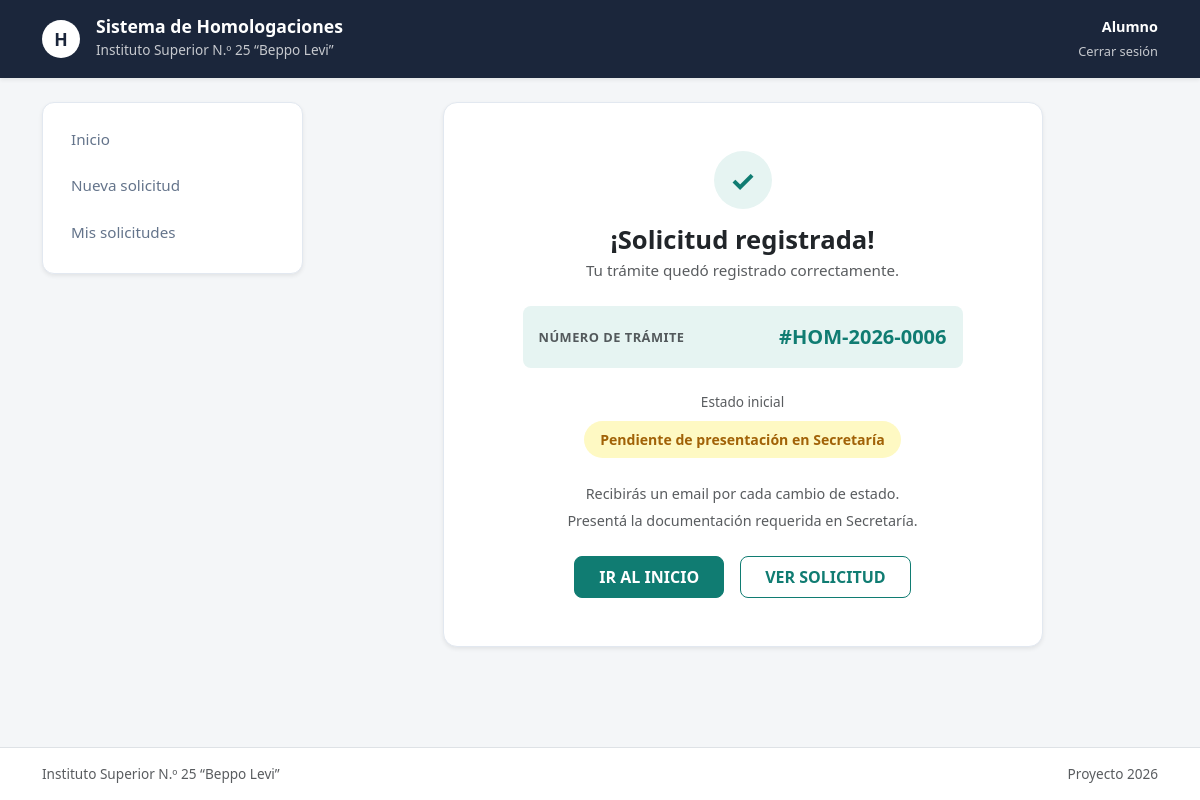
The page /solicitud-confirmacion/6/ (signed in) on the database as committed earlier.
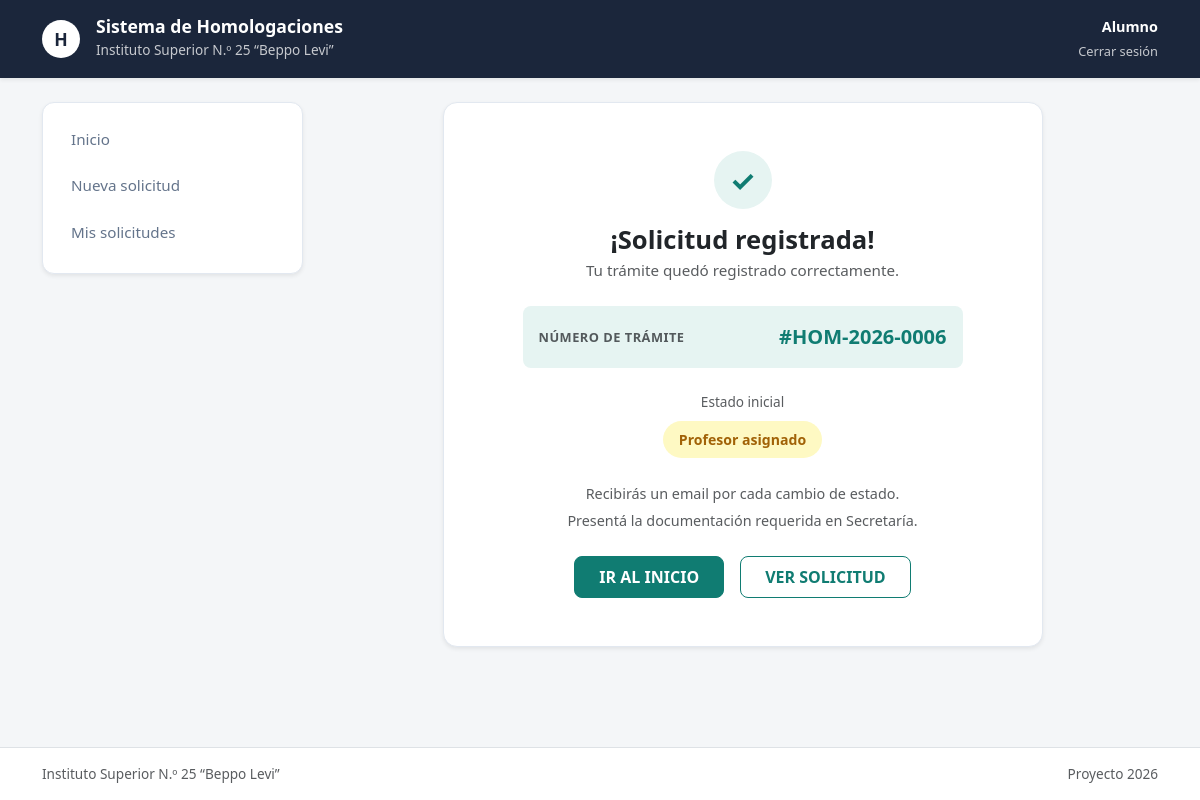
The same page on the database as committed later.
### app1/models.py (models this page shows, shortened)
class SolicitudHomologacion(models.Model):
    ESTADOS = [
        ('PENDIENTE_PRESENTACION', 'Pendiente de presentación en Secretaría'),
        ('DOCUMENTACION_RECIBIDA', 'Documentación recibida'),
        ('PROFESOR_ASIGNADO', 'Profesor asignado'),
        ('EN_EVALUACION', 'En evaluación'),
        ('EVALUACION_FINALIZADA', 'Evaluación finalizada'),
        ('CORRECCION_SOLICITADA', 'Corrección solicitada'),
        ('DICTAMEN_APROBADO', 'Dictamen aprobado'),
        ('HOMOLOGACION_APROBADA', 'Homologación aprobada'),
        ('HOMOLOGACION_RECHAZADA', 'Homologación rechazada'),
    ]
    numero_tramite = models.CharField(max_length=30, unique=True, verbose_name="Número de Trámite")
    alumno = models.ForeignKey(PerfilUsuario, on_delete=models.CASCADE, limit_choices_to={'rol': 'ALUMNO'}, related_name="solicitudes")
    institucion_origen = models.CharField(max_length=200, verbose_name="Institución de Origen")
    carrera_origen = models.CharField(max_length=200, verbose_name="Carrera de Origen")
    analitico_pdf = models.FileField(upload_to="analiticos/", null=True, blank=True, verbose_name="Certificado Analítico")
    programa_origen_pdf = models.FileField(upload_to="programas_origen/", null=True, blank=True, verbose_name="Programa de la Materia de Origen")
    observaciones_alumno = models.TextField(blank=True, null=True, verbose_name="Observaciones del Alumno")
    estado = models.CharField(max_length=30, choices=ESTADOS, default='PENDIENTE_PRESENTACION', verbose_name="Estado de la Solicitud")
    fecha_creacion = models.DateTimeField(auto_now_add=True, verbose_name="Fecha de Creación")
    fecha_actualizacion = models.DateTimeField(auto_now=True, verbose_name="Última Actualización")

### app1/views.py (the view)
# urls.py: path('solicitud-confirmacion/<int:solicitud_id>/', views.solicitud_confirmacion, name='solicitud_confirmacion'),
@login_required(login_url='index')
def solicitud_confirmacion(request, solicitud_id):
    solicitud = get_object_or_404(SolicitudHomologacion, id=solicitud_id, alumno=request.user.perfil)
    return render(request, 'app1/solicitud_confirmacion.html', {'solicitud': solicitud})

### app1/templates/app1/solicitud_confirmacion.html (shortened to what this page needs)
{% extends 'app1/base.html' %}
{% load static %}
{% block usuario_header %}
    <div class="text-end">
        <span class="d-block fw-bold text-white" style="font-size: 0.9rem;">Alumno</span>
        <a href="{% url 'cerrar_sesion' %}" class="text-white text-opacity-75 text-decoration-none" style="font-size: 0.8rem;">
            Cerrar sesión
        </a>
    </div>
{% endblock usuario_header %}
{% block contenido %}
<div class="row g-4">
    <div class="col-12 col-md-3">
        <div class="sidebar-nav shadow-sm">
            <a href="{% url 'panel_alumno' %}" class="sidebar-link">Inicio</a>
            <a href="{% url 'nueva_solicitud' %}" class="sidebar-link">Nueva solicitud</a>
            <a href="{% url 'mis_solicitudes' %}" class="sidebar-link">Mis solicitudes</a>
        </div>
    </div>
    <div class="col-12 col-md-9">
        <div class="card-homolotec shadow-sm text-center py-5 px-4" style="max-width: 600px; margin: 0 auto;">
            <div class="d-inline-flex align-items-center justify-content-center rounded-circle mb-3"
                 style="width: 58px; height: 58px; background-color: #e6f4f2; color: #107c72; font-size: 1.8rem; font-weight: bold;">
                ✓
            </div>
            <h3 class="fw-bold text-dark mb-1" style="font-size: 1.6rem;">¡Solicitud registrada!</h3>
            <p class="text-muted mb-4" style="font-size: 0.95rem;">Tu trámite quedó registrado correctamente.</p>
            <div class="mx-auto p-3 mb-4 rounded-3 d-flex justify-content-between align-items-center"
                 style="background-color: #e6f4f2; max-width: 440px;">
                <span class="text-muted fw-bold" style="font-size: 0.8rem; letter-spacing: 0.5px;">NÚMERO DE TRÁMITE</span>
                <span class="fw-bold" style="color: #107c72; font-size: 1.25rem;">#{{ solicitud.numero_tramite }}</span>
            </div>
            <div class="mb-4">
                <p class="text-muted mb-2" style="font-size: 0.85rem;">Estado inicial</p>
                <span class="badge-estado badge-pendiente px-3 py-2" style="font-size: 0.88rem;">
                    {{ solicitud.get_estado_display }}
                </span>
            </div>
            <div class="text-muted mb-4" style="font-size: 0.9rem; line-height: 1.6;">
                <p class="mb-1">Recibirás un email por cada cambio de estado.</p>
                <p class="mb-0">Presentá la documentación requerida en Secretaría.</p>
            </div>
            <div class="d-flex justify-content-center align-items-center gap-3 mt-2">
                <a href="{% url 'panel_alumno' %}" class="btn btn-teal px-4 py-2">
                    IR AL INICIO
                </a>
                <a href="{% url 'detalle_solicitud' solicitud.id %}" class="btn btn-outline-teal px-4 py-2">
                   VER SOLICITUD
                </a>
            </div>
        </div>
    </div>
</div>
{% endblock contenido %}

Rows that differ between the two databases and show on the page:
changed SolicitudHomologacion: estado "Pendiente de presentación en Secretaría" → "Profesor asignado"
